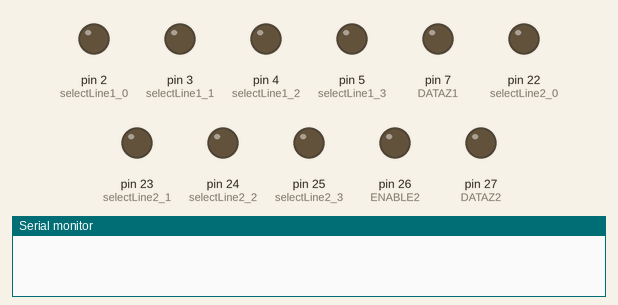
Simulated run of this sketch. Board: Arduino Mega 2560, built with avr-gcc and run on an emulated ATmega2560. Shown: output pins drawn as LEDs (lit = HIGH), the last lines printed to the serial monitor. Pins used as bus, display or sensor lines are not drawn.

Above: at 0.1 s.
At 4.9 s:
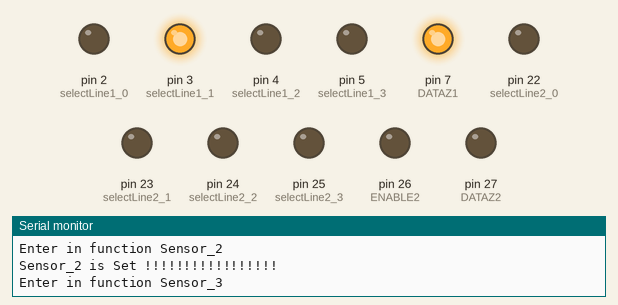
At 10.9 s:
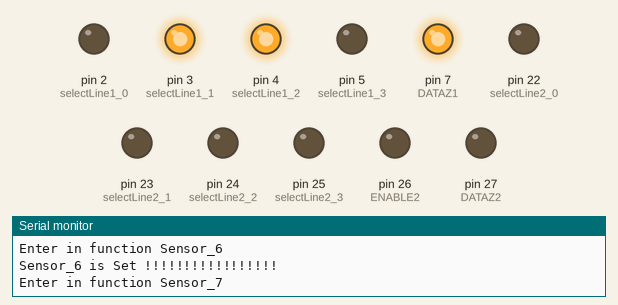
At 21.4 s:
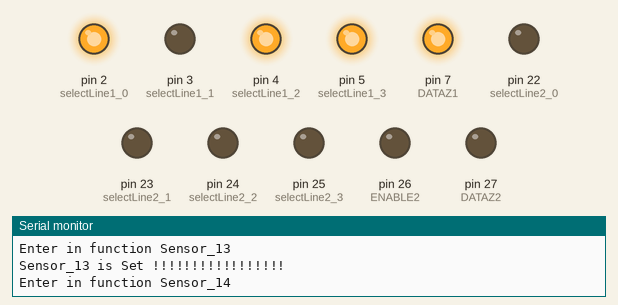
At 30.4 s:
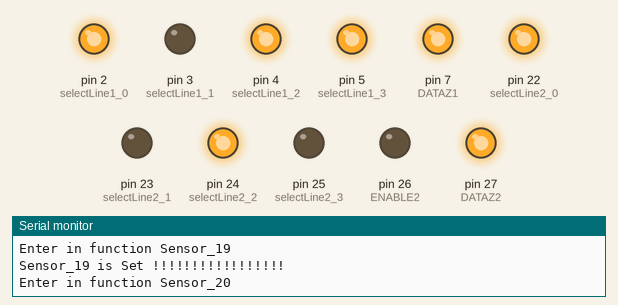
At 39.4 s:
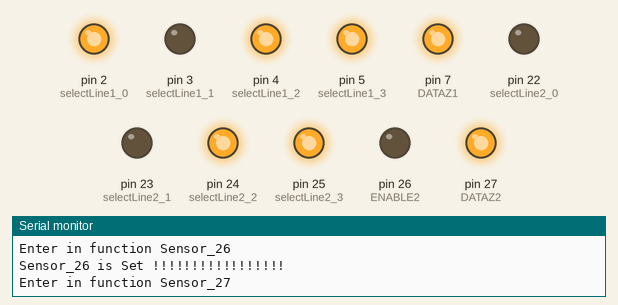
Timing chart, 0 to 40.0 s (numbered marks = the images above):
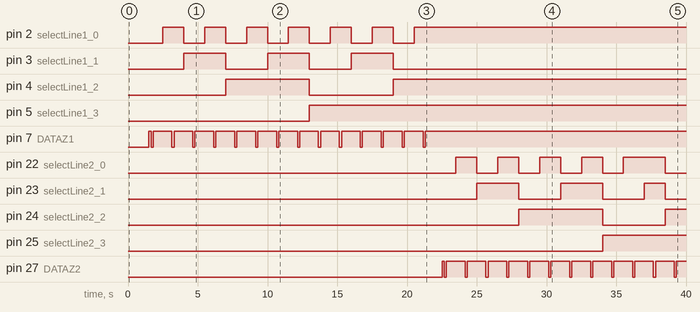

Measured:
- by itself, pin 2 (selectLine1_0): alternates HIGH for 1.5 s and LOW for 1.5 s, 13 changes in all, then stays HIGH
- by itself, pin 3 (selectLine1_1): alternates HIGH for 3.0 s and LOW for 3.0 s, 6 changes in all, then stays LOW
- by itself, pin 4 (selectLine1_2): LOW → HIGH at 7.0 s, → LOW 6.0 s later, → HIGH 6.0 s later
- by itself, pin 5 (selectLine1_3): LOW → HIGH at 13.0 s
- by itself, pin 7 (DATAZ1): repeats every 1.5 s: LOW 0.15 s, HIGH 1.4 s, until it stays HIGH from 21.3 s
- by itself, pin 22 (selectLine2_0): goes 4 × (HIGH 1.5 s, LOW 1.5 s), HIGH 3.0 s, then LOW
- by itself, pin 23 (selectLine2_1): goes HIGH 3.0 s, LOW 3.0 s, HIGH 3.0 s, LOW 3.0 s, HIGH 1.5 s, then LOW
- by itself, pin 24 (selectLine2_2): LOW → HIGH at 28.0 s, → LOW 6.0 s later, → HIGH 4.5 s later

The sketch:

SENSOR14_TESTED_PROGRAM_v1_01.ino
```cpp
/* This example shows how to use continuous mode to take
range measurements with the VL53L0X. It is based on
vl53l0x_ContinuousRanging_Example.c from the VL53L0X API.

The range readings are in units of mm. */

#include <Wire.h>
#include <VL53L0X.h>
#include "selectlines.h"

int set_Timeout = 500;

VL53L0X sensor1,sensor2,sensor3,sensor4,sensor5,sensor6,sensor7,sensor8,sensor9,sensor10,sensor11,sensor12,sensor13,sensor14;          //RACK 1
VL53L0X sensor15,sensor16,sensor17,sensor18,sensor19,sensor20,sensor21,sensor22,sensor23,sensor24,sensor25,sensor26,sensor27,sensor28; //RACK 2
//VL53L0X sensor29,sensor30,sensor31,sensor32,sensor33,sensor34,sensor35,sensor36,sensor37,sensor38,sensor39,sensor40,sensor41,sensor42; //RACK 3
//VL53L0X sensor43,sensor44,sensor45,sensor46,sensor47,sensor48,sensor49,sensor50,sensor51,sensor52,sensor53,sensor54,sensor55,sensor56; //RACK 4
//VL53L0X sensor57,sensor58,sensor59,sensor60,sensor61,sensor62,sensor63,sensor64,sensor65,sensor66,sensor67,sensor68,sensor69,sensor70; //RACK 5
//VL53L0X sensor71,sensor72,sensor73,sensor74,sensor75,sensor76,sensor77,sensor78,sensor79,sensor80,sensor81,sensor82,sensor83,sensor84; //RACK 6

void setup()
{

  delay(1000);

  connector_1_set();
    connector_2_set();
//      connector_3_set();
//        connector_4_set();
//          connector_5_set();
//           connector_6_set();


  Serial.begin(19200);

  Wire.begin();

   Serial.println("All Pins Set");

    Rack_1_SensorAddress();
     Rack_2_SensorAddress();
//      Rack_3_SensorAddress();
//       Rack_4_SensorAddress();
//        Rack_5_SensorAddress();
//         Rack_6_SensorAddress();

  Serial.println("00");
  Serial.println("01");
  Serial.println("02");
  Serial.println("03");
  Serial.println("04");

  Serial.println("");
  Serial.println("***************************************************/addresses set/***************************************************");

  // Start continuous back-to-back mode (take readings as
  // fast as possible).  To use continuous timed mode
  // instead, provide a desired inter-measurement period in
  // ms (e.g. sensor.startContinuous(100)).

   Serial.println ("\n\t I2C scanner. Scanning ...");
  byte count = 0;
  for (byte i = 1; i < 120; i++)
      {

        Wire.beginTransmission (i);
        if (Wire.endTransmission () == 0)
        {
          Serial.print ("Found address: ");
          Serial.print (i, DEC);
          Serial.print (" (0x");
          Serial.print (i, HEX);
          Serial.println (")");
          count++;
          delay (1);  // maybe unneeded?
        } // end of good response
      } // end of for loop
  Serial.println("**********************************************************************************************************************");

  Serial.println ("Done.");
  Serial.print ("Found ");
  Serial.print (count, DEC);
  Serial.println (" device(s).");
  Serial.println("Sensor Readings...........");

  Rack_1_Status();
  Rack_2_Status();
//  Rack_3_Status();
//  Rack_4_Status();
//  Rack_5_Status();
//  Rack_6_Status();
}

void loop()
{
//  int x;
 // x = 1;
//switch(x)
//{
//  case 1: displayShell_1();
//  break;
//  case 2: displayShell_2();
//  break;
//  case 3: displayShell_3();
//  break;
//  case 4: displayShell_4();
//  break;
//  case 5: displayShell_5();
//  break;
//  case 6: displayShell_6();
//  break;
//}
displayShell_1();
displayShell_2();

Serial.println();
Serial.println("**********************************************************************************************************************************************");
Serial.println();
delay(1000);
}
```

Addressing.ino
```cpp
void Rack_1_SensorAddress()
{
  //unsigned int shell_1= 0x01;
    sensor_1(0x01);    //0x01
    sensor_2(0x02);    //0x02
    sensor_3(0x03);    //0x03
    sensor_4(0x04);    //0x04
    sensor_5(0x05);    //0x05
    sensor_6(0x06);    //0x06
    sensor_7(0x07);    //0x07
    sensor_8(0x08);    //0x08
    sensor_9(0x09);    //0x09
    sensor_10(0x0A);   //0x0A
    sensor_11(0x0B);   //0x0B
    sensor_12(0X0C);   //0X0C
    sensor_13(0X0D);   //0X0D
    sensor_14(0X0E);     //0X0E
}
void Rack_2_SensorAddress()
{
 //unsigned int shell_2= 0x0F;
    sensor_15(0X0F);   //0X0F
    sensor_16(0X10);   //0X10
    sensor_17(0X11);   //0X11
    sensor_18(0X12);   //0X12
    sensor_19(0X13);   //0X13
    sensor_20(0X14);   //0X14
    sensor_21(0X15);   //0X15
    sensor_22(0X16);   //0X16
    sensor_23(0X17);   //0X17
    sensor_24(0X19);   //0X19
    sensor_26(0X1A);   //0X1A
    sensor_27(0X1B);   //0X1B
    sensor_28(0X1C);     //0X1C
}
//void Rack_3_SensorAddress()
//{
//  unsigned int shell_3= 0x1D;
//    sensor_29(shell_3++);     //0X1D
//    sensor_30(shell_3++);     //0X1E
//    sensor_31(shell_3++);     //0X1F
//    sensor_32(shell_3++);     //0X20
//    sensor_33(shell_3++);     //0X21
//    sensor_34(shell_3++);     //0X22
//    sensor_35(shell_3++);     //0X23
//    sensor_36(shell_3++);     //0X24
//    sensor_37(shell_3++);     //0X25
//    sensor_38(shell_3++);     //0X26
//    sensor_39(shell_3++);     //0X27
//    sensor_40(shell_3++);     //0X28
//    sensor_41(shell_3++);     //0X29
//    sensor_42(shell_3);       //0X2A
//}
//void Rack_4_SensorAddress()
//{
//    unsigned int shell_4= 0x2B;
//    sensor_43(shell_4++);     //0X2B
//    sensor_44(shell_4++);     //0X2C
//    sensor_45(shell_4++);     //0X2D
//    sensor_46(shell_4++);     //0X2E
//    sensor_47(shell_4++);     //0X2F
//    sensor_48(shell_4++);     //0X30
//    sensor_49(shell_4++);     //0X31
//    sensor_50(shell_4++);     //0X32
//    sensor_51(shell_4++);     //0X33
//    sensor_52(shell_4++);     //0X34
//    sensor_53(shell_4++);     //0X35
//    sensor_54(shell_4++);     //0X36
//    sensor_55(shell_4++);     //0X37
//    sensor_56(shell_4);       //0X38
//}
//void Rack_5_SensorAddress()
//{
//  unsigned int shell_5= 0x39;
//    sensor_57(shell_5++);     //0X39
//    sensor_58(shell_5++);     //0X3A
//    sensor_59(shell_5++);     //0X3B
//    sensor_60(shell_5++);     //0X3C
//    sensor_61(shell_5++);     //0X3D
//    sensor_62(shell_5++);     //0X3E
//    sensor_63(shell_5++);     //0X3F
//    sensor_64(shell_5++);     //0X40
//    sensor_65(shell_5++);     //0X41
//    sensor_66(shell_5++);     //0X42
//    sensor_67(shell_5++);     //0X43
//    sensor_68(shell_5++);     //0X44
//    sensor_69(shell_5++);     //0X45
//    sensor_70(shell_5);       //0X46
//}
//void Rack_6_SensorAddress()
//{
//   unsigned int shell_6= 0x47;
//    sensor_71(shell_6++);       //0X47
//    sensor_72(shell_6++);       //0X48
//    sensor_73(shell_6++);       //0X49
//    sensor_74(shell_6++);       //0X4A
//    sensor_75(shell_6++);       //0X4B
//    sensor_76(shell_6++);       //0X4C
//    sensor_77(shell_6++);       //0X4D
//    sensor_78(shell_6++);       //0X4E
//    sensor_79(shell_6++);       //0X4F
//    sensor_80(shell_6++);       //0X50
//    sensor_81(shell_6++);       //0X51
//    sensor_82(shell_6++);       //0X52
//    sensor_83(shell_6++);       //0X53
//    sensor_84(shell_6);         //0X54
//}
```

ResetSensor.ino
```cpp
 void ResetRack1Sensor()
    {
      digitalWrite(DATAZ1,HIGH);   // Make XSHUT = HIGH
      delay(150);

    // Make XSHUT = LOW for 150ms
      digitalWrite(DATAZ1, LOW);
      delay(150);
      digitalWrite(DATAZ1,HIGH);     // Make XSHUT = HIGH
      delay(500);
    }

 void ResetRack2Sensor()
    {
      digitalWrite(DATAZ2,HIGH);   // Make XSHUT = HIGH
      delay(150);

    // Make XSHUT = LOW for 150ms
      digitalWrite(DATAZ2, LOW);
      delay(150);
      digitalWrite(DATAZ2,HIGH);     // Make XSHUT = HIGH
      delay(500);
    }
//    void ResetRack3Sensor()
//    {
//      digitalWrite(DATAZ3,HIGH);   // Make XSHUT = HIGH
//      delay(150);
//
//    // Make XSHUT = LOW for 150ms
//      digitalWrite(DATAZ3, LOW);
//      delay(150);
//      digitalWrite(DATAZ3,HIGH);     // Make XSHUT = HIGH
//      delay(500);
//    }
//     void ResetRack4Sensor()
//    {
//      digitalWrite(DATAZ4,HIGH);   // Make XSHUT = HIGH
//      delay(150);
//
//    // Make XSHUT = LOW for 150ms
//      digitalWrite(DATAZ4, LOW);
//      delay(150);
//      digitalWrite(DATAZ4,HIGH);     // Make XSHUT = HIGH
//      delay(500);
//    }
//     void ResetRack5Sensor()
//    {
//      digitalWrite(DATAZ5,HIGH);   // Make XSHUT = HIGH
//      delay(150);
//
//    // Make XSHUT = LOW for 150ms
//      digitalWrite(DATAZ5, LOW);
//      delay(150);
//      digitalWrite(DATAZ5,HIGH);     // Make XSHUT = HIGH
//      delay(500);
//    }
//     void ResetRack6Sensor()
//    {
//      digitalWrite(DATAZ6,HIGH);   // Make XSHUT = HIGH
//      delay(150);
//
//    // Make XSHUT = LOW for 150ms
//      digitalWrite(DATAZ6, LOW);
//      delay(150);
//      digitalWrite(DATAZ6,HIGH);     // Make XSHUT = HIGH
//      delay(500);
//    }
```

StatusOfReading.ino
```cpp
void Rack_1_Status()
{
  sensor1.startContinuous();
  sensor2.startContinuous();
  sensor3.startContinuous();
  sensor4.startContinuous();
  sensor5.startContinuous();
  sensor6.startContinuous();
  sensor7.startContinuous();
  sensor8.startContinuous();
  sensor9.startContinuous();
  sensor10.startContinuous();
  sensor11.startContinuous();
  sensor12.startContinuous();
  sensor13.startContinuous();
  sensor14.startContinuous();
}
void Rack_2_Status()
{
  sensor15.startContinuous();
  sensor16.startContinuous();
  sensor17.startContinuous();
  sensor18.startContinuous();
  sensor19.startContinuous();
  sensor20.startContinuous();
  sensor21.startContinuous();
  sensor22.startContinuous();
  sensor23.startContinuous();
  sensor24.startContinuous();
  sensor25.startContinuous();
  sensor26.startContinuous();
  sensor27.startContinuous();
  sensor28.startContinuous();
}
//void Rack_3_Status()
//{
//  sensor29.startContinuous();
//  sensor30.startContinuous();
//  sensor32.startContinuous();
//  sensor32.startContinuous();
//  sensor33.startContinuous();
//  sensor34.startContinuous();
//  sensor35.startContinuous();
//  sensor36.startContinuous();
//  sensor37.startContinuous();
//  sensor38.startContinuous();
//  sensor39.startContinuous();
//  sensor40.startContinuous();
//  sensor41.startContinuous();
//  sensor42.startContinuous();
//}
//void Rack_4_Status()
//{
//  sensor43.startContinuous();
//  sensor44.startContinuous();
//  sensor45.startContinuous();
//  sensor46.startContinuous();
//  sensor47.startContinuous();
//  sensor48.startContinuous();
//  sensor49.startContinuous();
//  sensor50.startContinuous();
//  sensor51.startContinuous();
//  sensor52.startContinuous();
//  sensor53.startContinuous();
//  sensor54.startContinuous();
//  sensor55.startContinuous();
//  sensor56.startContinuous();
//}
//void Rack_5_Status()
//{
//  sensor57.startContinuous();
//  sensor58.startContinuous();
//  sensor59.startContinuous();
//  sensor60.startContinuous();
//  sensor61.startContinuous();
//  sensor62.startContinuous();
//  sensor63.startContinuous();
//  sensor64.startContinuous();
//  sensor65.startContinuous();
//  sensor66.startContinuous();
//  sensor67.startContinuous();
//  sensor68.startContinuous();
//  sensor69.startContinuous();
//  sensor70.startContinuous();
//}
//void Rack_6_Status()
//{
//  sensor71.startContinuous();
//  sensor72.startContinuous();
//  sensor73.startContinuous();
//  sensor74.startContinuous();
//  sensor75.startContinuous();
//  sensor76.startContinuous();
//  sensor77.startContinuous();
//  sensor78.startContinuous();
//  sensor79.startContinuous();
//  sensor80.startContinuous();
//  sensor81.startContinuous();
//  sensor82.startContinuous();
//  sensor83.startContinuous();
//  sensor84.startContinuous();
//}
```

Xshut_Select_deselect.ino
```cpp
 void selectMux1(int D, int C, int B , int A)
    {
      digitalWrite(ENABLE1,0);
      digitalWrite(selectLine1_0 ,A);
      digitalWrite(selectLine1_1 ,B);
      digitalWrite(selectLine1_2 ,C);
      digitalWrite(selectLine1_3 ,D);
      delay(500);

    }
    void selectMux2(int D, int C, int B , int A)
    {
      digitalWrite(ENABLE2,0);
      digitalWrite(selectLine2_0 ,A);
      digitalWrite(selectLine2_1 ,B);
      digitalWrite(selectLine2_2 ,C);
      digitalWrite(selectLine2_3 ,D);
      delay(500);

    }
//    void selectMux3(int D, int C, int B , int A)
//    {
//      digitalWrite(ENABLE3,0);
//      digitalWrite(selectLine3_0 ,A);
//      digitalWrite(selectLine3_1 ,B);
//      digitalWrite(selectLine3_2 ,C);
//      digitalWrite(selectLine3_3 ,D);
//      delay(500);
//
//    }
//    void selectMux4(int D, int C, int B , int A)
//    {
//      digitalWrite(ENABLE4,0);
//      digitalWrite(selectLine4_0 ,A);
//      digitalWrite(selectLine4_1 ,B);
//      digitalWrite(selectLine4_2 ,C);
//      digitalWrite(selectLine4_3 ,D);
//      delay(500);
//
//    }
//    void selectMux5(int D, int C, int B , int A)
//    {
//      digitalWrite(ENABLE5,0);
//      digitalWrite(selectLine5_0 ,A);
//      digitalWrite(selectLine5_1 ,B);
//      digitalWrite(selectLine5_2 ,C);
//      digitalWrite(selectLine5_3 ,D);
//      delay(500);
//
//    }
//    void selectMux6(int D, int C, int B , int A)
//    {
//      digitalWrite(ENABLE6,0);
//      digitalWrite(selectLine6_0 ,A);
//      digitalWrite(selectLine6_1 ,B);
//      digitalWrite(selectLine6_2 ,C);
//      digitalWrite(selectLine6_3 ,D);
//      delay(500);
//
//    }

  void deselectMux1()
    {
          //Serial.println("Enter deselect");
      digitalWrite(ENABLE1,1);
    }
    void deselectMux2()
    {
          //Serial.println("Enter deselect");
      digitalWrite(ENABLE2,1);
    }
//    void deselectMux3()
//    {
//          //Serial.println("Enter deselect");
//      digitalWrite(ENABLE3,1);
//    }
//    void deselectMux4()
//    {
//          //Serial.println("Enter deselect");
//      digitalWrite(ENABLE4,1);
//    }
//    void deselectMux5()
//    {
//          //Serial.println("Enter deselect");
//      digitalWrite(ENABLE5,1);
//    }
//    void deselectMux6()
//    {
//          //Serial.println("Enter deselect");
//      digitalWrite(ENABLE6,1);
//    }
```

pindirectionSet.ino
```cpp
void connector_1_set()
{
  pinMode(selectLine1_0 ,OUTPUT);
  pinMode(selectLine1_1 ,OUTPUT);
  pinMode(selectLine1_2 ,OUTPUT);
  pinMode(selectLine1_3 ,OUTPUT);

  pinMode(ENABLE1 ,OUTPUT);
  pinMode(DATAZ1 ,OUTPUT);
}
void connector_2_set()
{
  pinMode(selectLine2_0 ,OUTPUT);
  pinMode(selectLine2_1 ,OUTPUT);
  pinMode(selectLine2_2 ,OUTPUT);
  pinMode(selectLine2_3 ,OUTPUT);

  pinMode(ENABLE2 ,OUTPUT);
  pinMode(DATAZ2 ,OUTPUT);
}
//void connector_3_set()
//{
//  pinMode(selectLine3_0 ,OUTPUT);
//  pinMode(selectLine3_1 ,OUTPUT);
//  pinMode(selectLine3_2 ,OUTPUT);
//  pinMode(selectLine3_3 ,OUTPUT);
//
//  pinMode(ENABLE3 ,OUTPUT);
//  pinMode(DATAZ3 ,OUTPUT);
//}
//void connector_4_set()
//{
//  pinMode(selectLine4_0 ,OUTPUT);
//  pinMode(selectLine4_1 ,OUTPUT);
//  pinMode(selectLine4_2 ,OUTPUT);
//  pinMode(selectLine4_3 ,OUTPUT);
//
//  pinMode(ENABLE4 ,OUTPUT);
//  pinMode(DATAZ4 ,OUTPUT);
//}
//void connector_5_set()
//{
//  pinMode(selectLine5_0 ,OUTPUT);
//  pinMode(selectLine5_1 ,OUTPUT);
//  pinMode(selectLine5_2 ,OUTPUT);
//  pinMode(selectLine5_3 ,OUTPUT);
//
//  pinMode(ENABLE5 ,OUTPUT);
//  pinMode(DATAZ5 ,OUTPUT);
//}
//void connector_6_set()
//{
//  pinMode(selectLine6_0 ,OUTPUT);
//  pinMode(selectLine6_1 ,OUTPUT);
//  pinMode(selectLine6_2 ,OUTPUT);
//  pinMode(selectLine6_3 ,OUTPUT);
//
//  pinMode(ENABLE6 ,OUTPUT);
//  pinMode(DATAZ6 ,OUTPUT);
//}
//
```

selectlines.h
```cpp
#ifndef _SELECT_LINE_H
#define _SELECT_LINE_H

  // Select line for connector 1
#define selectLine1_0 2
#define selectLine1_1 3
#define selectLine1_2 4
#define selectLine1_3 5
#define ENABLE1 6
#define DATAZ1 7

  // Select line for connector 2
#define selectLine2_0 22
#define selectLine2_1 23
#define selectLine2_2 24
#define selectLine2_3 25
#define ENABLE2 26
#define DATAZ2 27

// // Select line for connector 3
//#define selectLine3_0 28
//#define selectLine3_1 29
//#define selectLine3_2 30
//#define selectLine3_3 31
//#define ENABLE3 32
//#define DATAZ3 33
//
// // Select line for connector 4
//#define selectLine4_0 34
//#define selectLine4_1 35
//#define selectLine4_2 36
//#define selectLine4_3 37
//#define ENABLE4 38
//#define DATAZ4 39
//
// // Select line for connector 5
//#define selectLine5_0 53
//#define selectLine5_1 52
//#define selectLine5_2 51
//#define selectLine5_3 50
//#define ENABLE5 49
//#define DATAZ5 48
//
// // Select line for connector 6
//#define selectLine6_0 47
//#define selectLine6_1 46
//#define selectLine6_2 45
//#define selectLine6_3 44
//#define ENABLE6 43
//#define DATAZ6 42

#endif
```

Source omitted: Sensor_Address_Set.ino (36858 bytes), display_data.ino (12699 bytes)
